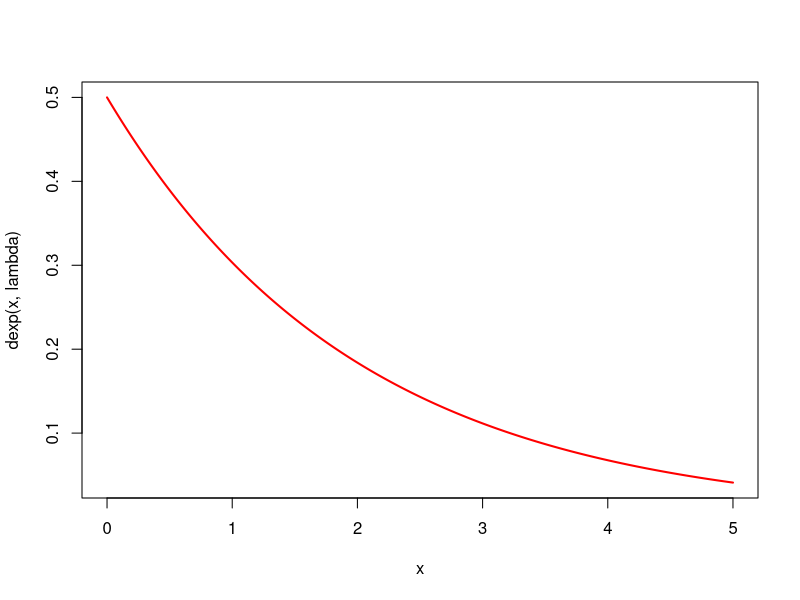
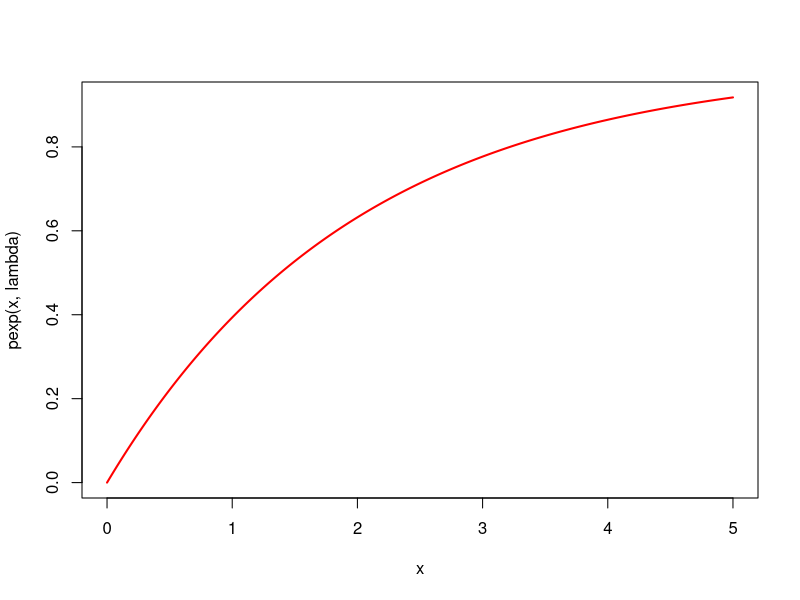
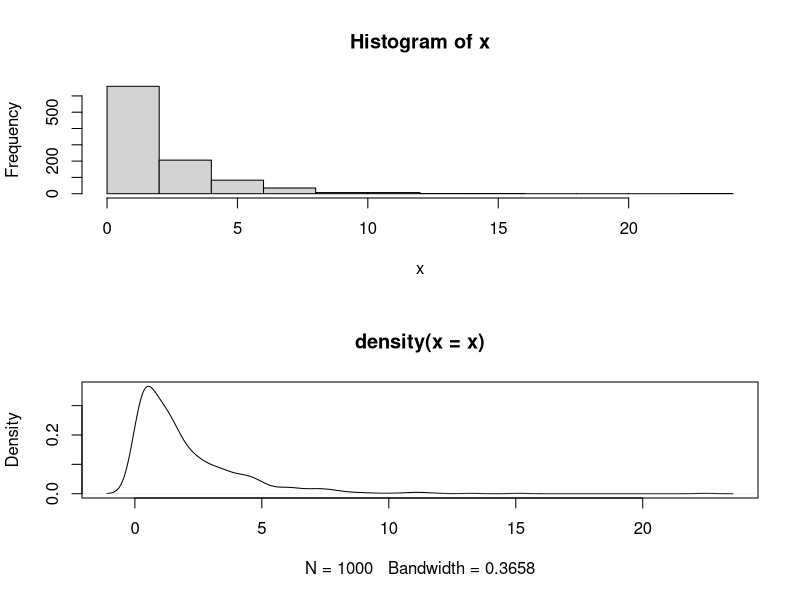

Recreate these plots in R, in order.
# Question 1
# Consider that X is the time (in minutes) that a person has to wait in order to take a flight.
# If each flight takes off each hour X ~ U(0, 60). Find the probability that
# (a) waiting time is more than 45 minutes, and
# (b) waiting time lies between 20 and 30 minutes.

a <- punif(45,0, 60, lower.tail = FALSE) #(a)
print(a)

b <- punif(30, 0, 60) - punif(20, 0, 60) #(b)
print(b)

# Question 2
# The time (in hours) required to repair a machine is an exponential distributed random
# variable with parameter λ = 1/2.
# (a) Find the value of density function at x = 3.
# (b) Plot the graph of exponential probability distribution for 0 ≤ x ≤ 5.
# (c) Find the probability that a repair time takes at most 3 hours.
# (d) Plot the graph of cumulative exponential probabilities for 0 ≤ x ≤ 5.
# (e) Simulate 1000 exponential distributed random numbers with λ = 1⁄2 and plot the
# simulated data.

lambda <- 1/2

a <- dexp(3, lambda) #(a)
print(a)

x <- seq(0, 5, 0.001) #(b)
plot(x, dexp(x,lambda), type = "l", lwd = 2, col = "red")

c <- pexp(3, lambda) #(c)
print(c)

plot(x, pexp(x,lambda), type = "l", lwd = 2, col = "red") #(d)

x <- rexp(1000, lambda) #(e)

par(mfrow = c(2, 1))

hist(x)
plot(density(x))


# Question 3
# The lifetime of certain equipment is described by a random variable X that follows
# Gamma distribution with parameters α = 2 and β = 1/3.
# (a) Find the probability that the lifetime of equipment is at least 1 unit of time.
# (b) What is the value of c, if P(X ≤ c) ≥ 0.70? (Hint: try quantile function qgamma())
# alpha - shape, #beta - scale
# pgamma(X,shape,size)

alpha <- 2
beta <- 1/3

a <- pgamma(1, shape = alpha, scale = beta, lower.tail = FALSE) #(a)
print(a)

b <- qgamma(0.70, shape = alpha, scale = 1/3) #(b)
print(b)
